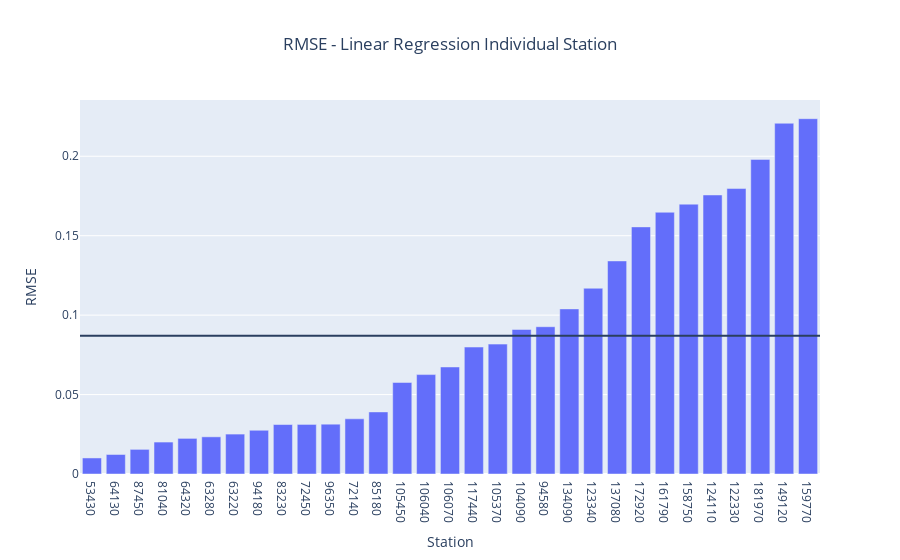

Notebook code cell kept with this figure:
### Code cell
linear_reg_rmse_indiv = px.bar( 
    x=[str(x[1]) for x in rmses_indiv_lin_reg], 
    y=[x[0] for x in rmses_indiv_lin_reg],
    title='RMSE - Linear Regression Individual Station'
    )

linear_reg_rmse_indiv.update_layout(
        title_x=0.5,
        xaxis_title = 'Station',
        yaxis_title = 'RMSE',
        xaxis={'categoryorder':'total ascending'}
    )

linear_reg_rmse_indiv.add_hline(y = np.mean([x[0] for x in rmses_indiv_lin_reg]))

linear_reg_rmse_indiv.show()

### Figure 1 — Plotly figure (JSON) as saved in the notebook; plotly's stock layout.template omitted (floating-point values rounded to 4 significant figures)
{"data": [{"alignmentgroup": "True", "hovertemplate": "x=%{x}<br>y=%{y}<extra></extra>", "legendgroup": "", "marker": {"color": "#636efa", "pattern": {"shape": ""}}, "name": "", "offsetgroup": "", "orientation": "v", "showlegend": false, "textposition": "auto", "type": "bar", "x": ["53430", "64130", "87450", "81040", "64320", "63280", "63220", "94180", "83230", "72450", "96350", "72140", "85180", "105450", "106040", "106070", "117440", "105370", "104090", "94580", "134090", "123340", "137080", "172920", "161790", "158750", "124110", "122330", "181970", "149120", "159770"], "xaxis": "x", "y": [0.01009, 0.01228, 0.01551, 0.02011, 0.02242, 0.0234, 0.02513, 0.02753, 0.03114, 0.0312, 0.03135, 0.03473, 0.03908, 0.05762, 0.06258, 0.06737, 0.07991, 0.08175, 0.09098, 0.09271, 0.1039, 0.1169, 0.1341, 0.1556, 0.1648, 0.1699, 0.1756, 0.1797, 0.198, 0.2208, 0.2236], "yaxis": "y"}], "layout": {"barmode": "relative", "legend": {"tracegroupgap": 0}, "shapes": [{"type": "line", "x0": 0, "x1": 1, "xref": "x domain", "y0": 0.08709, "y1": 0.08709, "yref": "y"}], "title": {"text": "RMSE - Linear Regression Individual Station", "x": 0.5}, "xaxis": {"anchor": "y", "categoryorder": "total ascending", "domain": [0, 1], "title": {"text": "Station"}}, "yaxis": {"anchor": "x", "domain": [0, 1], "title": {"text": "RMSE"}}}}
